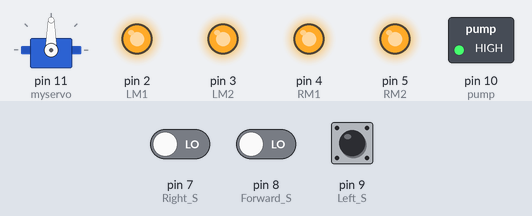
Recording of a sketch running on a simulated Arduino Uno, built with avr-gcc and run on an emulated ATmega328P. On the bench: servo, switched loads named in the sketch (green lamp = pin HIGH), output pins drawn as LEDs (lit = HIGH). Inputs (shaded band) come from the test bench; at power-on: pin 8 (Forward_S) LOW, pin 9 (Left_S) LOW, pin 7 (Right_S) LOW.

Above: at 1.2 s.
1.3 s: pin 8 (Forward_S) driven HIGH
11.3 s: pin 9 (Left_S) pulled HIGH for 3 s
At 14.9 s:
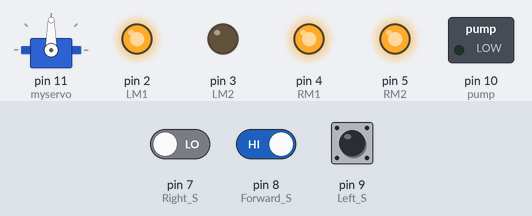
21.3 s: pin 8 (Forward_S) driven LOW
At 21.68 s:
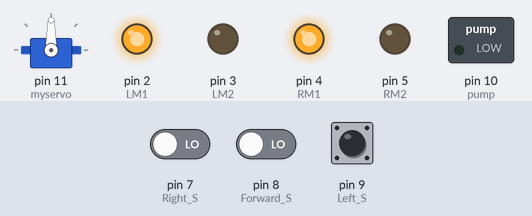
31.3 s: pin 7 (Right_S) driven HIGH and pin 8 (Forward_S) driven HIGH and pin 9 (Left_S) driven HIGH
At 35.3 s:
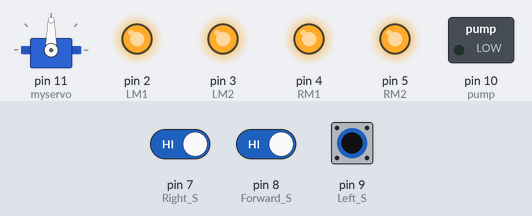
41.3 s: pin 7 (Right_S) driven LOW
At 42.8 s:
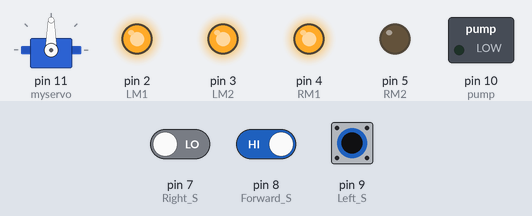
Timing chart, 0 to 44.3 s (numbered marks = the images above; inputs shaded):
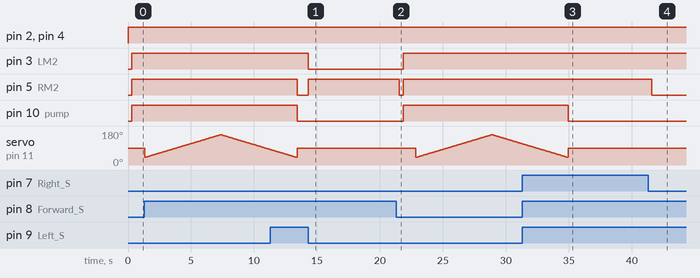

Measured:
- after the input at 11.3 s, pin 3 (LM2): HIGH → LOW after 3.0 s instead of 2.1 s; pin 5 (RM2): HIGH → LOW after 2.1 s, → HIGH 0.90 s later
- after the input at 21.3 s, pin 3 (LM2), pin 10 (pump): LOW → HIGH after 0.54 s; pin 5 (RM2): HIGH → LOW after 0.23 s, → HIGH 0.31 s later
- after the input at 31.3 s, pin 3 (LM2), pin 5 (RM2): stays HIGH (without the input it goes to LOW after 3.7 s); pin 10 (pump): goes on until 35.0 s, then stays LOW
- after the input at 41.3 s, pin 5 (RM2): HIGH → LOW after 0.26 s

The sketch:

fire_fighting.ino
```cpp
/*------ Arduino Fire Fighting Robot Code----- */

#include <Servo.h>
Servo myservo;

int pos = 93;
boolean fire = false;

/*-------defining Inputs------*/
#define Left_S 9      // left sensor
#define Right_S 7      // right sensor
#define Forward_S 8 //forward sensor

/*-------defining Outputs------*/
#define LM1 2       // left motor
#define LM2 3       // left motor
#define RM1 4       // right motor
#define RM2 5       // right motor
#define pump 10

void setup()
{
  pinMode(Left_S, INPUT);
  pinMode(Right_S, INPUT);
  pinMode(Forward_S, INPUT);
  pinMode(LM1, OUTPUT);
  pinMode(LM2, OUTPUT);
  pinMode(RM1, OUTPUT);
  pinMode(RM2, OUTPUT);
  pinMode(pump, OUTPUT);

  myservo.attach(11);
  myservo.write(90);
}

void put_off_fire()
{
    delay (10);

    digitalWrite(LM1, HIGH);
    digitalWrite(LM2, HIGH);
    digitalWrite(RM1, HIGH);
    digitalWrite(RM2, HIGH);
   digitalWrite(pump, HIGH);
   delay(1000);

    for (pos = 40; pos <= 160; pos += 1) {
    myservo.write(pos);
    delay(50);
  }
  for (pos = 160; pos >= 40; pos -= 1) {
    myservo.write(pos);
    delay(50);
  }

  digitalWrite(pump,LOW);
  myservo.write(90);

  fire=false;
}

void loop()
{
   myservo.write(90); //Sweep_Servo();

    if (digitalRead(Left_S) ==1 && digitalRead(Right_S)==1   && digitalRead(Forward_S) ==1) //If Fire not detected all sensors are zero
    {
    //Do not move the robot
    digitalWrite(LM1, HIGH);
    digitalWrite(LM2, HIGH);
    digitalWrite(RM1, HIGH);
    digitalWrite(RM2, HIGH);
    }

    else if (digitalRead(Forward_S) ==0) //If Fire is straight ahead
    {
    //Move the robot forward
    digitalWrite(LM1, HIGH);
    digitalWrite(LM2, LOW);
    digitalWrite(RM1, HIGH);
    digitalWrite(RM2, LOW);
    fire = true;
    }

    else if (digitalRead(Left_S) ==0) //If Fire is to the left
    {
    //Move the robot left
    digitalWrite(LM1, HIGH);
    digitalWrite(LM2, LOW);
    digitalWrite(RM1, HIGH);
    digitalWrite(RM2, HIGH);

    }

    else if (digitalRead(Right_S) ==0) //If Fire is to the right
    {
    //Move the robot right
    digitalWrite(LM1, HIGH);
    digitalWrite(LM2, HIGH);
    digitalWrite(RM1, HIGH);
    digitalWrite(RM2, LOW);
    }

delay(300); //Slow down the speed of robot

     while (fire == true)
     {
      put_off_fire();
     }
}
```
